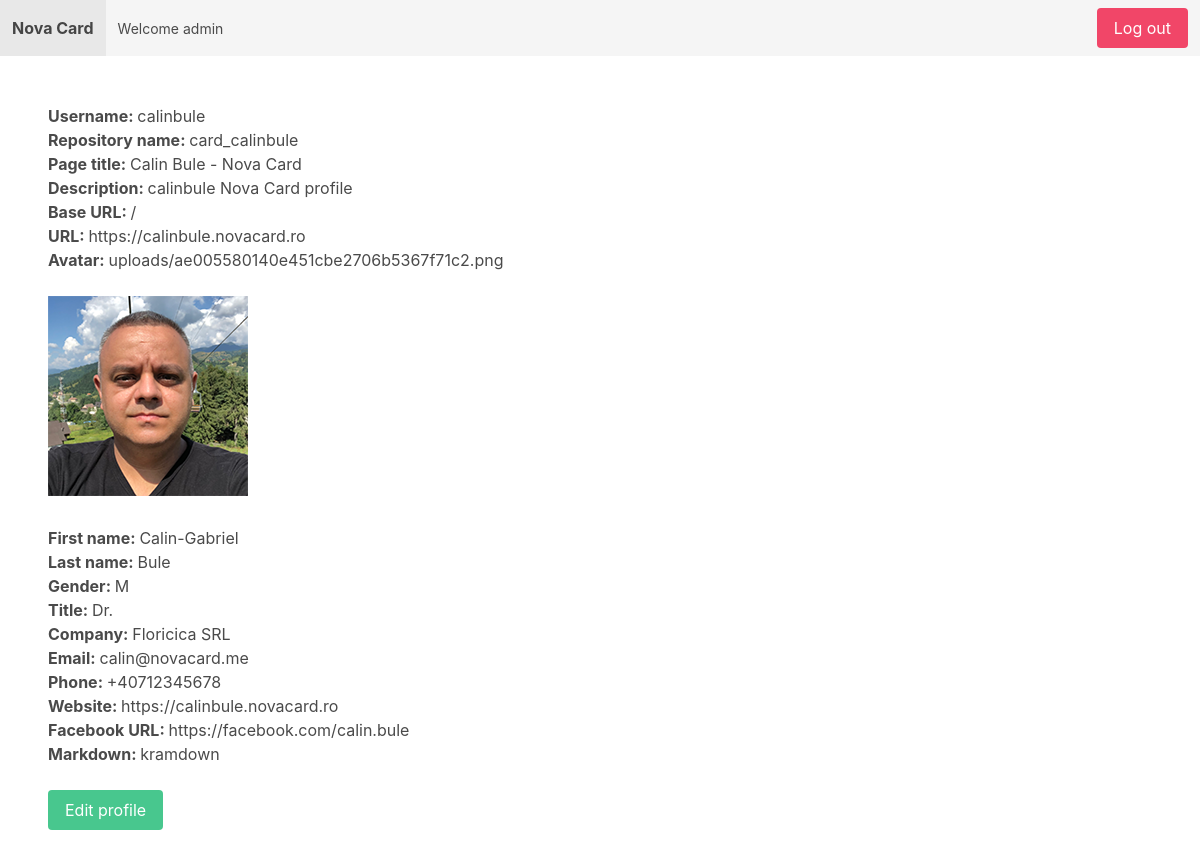
The page /card_profiles/profile/calinbule/ (signed in) on the database its author committed.
### apps/card_profile/models.py (models this page shows, shortened)
class Card_profile(models.Model):
    def path_and_rename(self, filename):
        upload_to = 'uploads'
        ext = filename.split('.')[-1]
        filename = '{}.{}'.format(uuid4().hex, ext)
        return os.path.join(upload_to, filename)
    MALE = 'M'
    FEMALE = 'F'
    CHOICES_GENDER = (
        (MALE, 'M'),
        (FEMALE, 'F'),
    )
    username = models.CharField(max_length=255, unique=True)
    repository_name = models.CharField(max_length=255, unique=True)
    page_title = models.CharField(max_length=255)
    description = models.CharField(max_length=255)
    baseurl = models.CharField(max_length=255, default="/")
    url = models.URLField(max_length=200, unique=True)
    avatar = models.ImageField(upload_to=path_and_rename, height_field=None, width_field=None,
                               max_length=255, blank=True, null=True)
    first_name = models.CharField(max_length=255)
    last_name = models.CharField(max_length=255)
    gender = models.CharField(max_length=1, choices=CHOICES_GENDER)
    title = models.CharField(max_length=255, blank=True, null=True)
    company = models.CharField(max_length=255, blank=True, null=True)
    email = models.EmailField(max_length=254, unique=True)
    phone = models.CharField(max_length=255, blank=True, null=True)
    website = models.URLField(max_length=200, blank=True, null=True)
    facebook_url = models.URLField(max_length=200, blank=True, null=True)
    linkedin_url = models.URLField(max_length=200, blank=True, null=True)
    instagram_url = models.URLField(max_length=200, blank=True, null=True)
    pinterest_url = models.URLField(max_length=200, blank=True, null=True)
    twitter_url = models.URLField(max_length=200, blank=True, null=True)
    youtube_url = models.URLField(max_length=200, blank=True, null=True)
    snapchat_url = models.URLField(max_length=200, blank=True, null=True)
    whatsapp_url = models.URLField(max_length=200, blank=True, null=True)
    tiktok_url = models.URLField(max_length=200, blank=True, null=True)
    telegram_url = models.URLField(max_length=200, blank=True, null=True)
    skype_url = models.URLField(max_length=200, blank=True, null=True)
    github_url = models.URLField(max_length=200, blank=True, null=True)
    gitlab_url = models.URLField(max_length=200, blank=True, null=True)
    markdown = models.CharField(max_length=255, default="kramdown")

### apps/card_profile/views.py (the view)
# urls.py: path('profile/<str:username>/', view_profile, name='view_profile'),
@login_required
def view_profile(request, username):
    user_profile = get_object_or_404(Card_profile, username=username)
    return render(request, 'card_profile/view_profile.html', {'user_profile': user_profile})

### apps/card_profile/templates/card_profile/view_profile.html (shortened to what this page needs)
{% extends 'core/base.html' %}
{% block content %}
        {% if request.user.is_authenticated %}
                <b>Username: </b>{{ user_profile.username }}<br>
                <b>Repository name: </b>{{ user_profile.repository_name }}<br>
                <b>Page title: </b>{{ user_profile.page_title }}<br>
                <b>Description: </b>{{ user_profile.description }}<br>
                <b>Base URL: </b>{{ user_profile.baseurl }}<br>
                <b>URL: </b>{{ user_profile.url }}<br>
                        {% if user_profile.avatar %}
                        <b>Avatar: </b>{{ user_profile.avatar }}<br><br>
                        <img src="/media/{{ user_profile.avatar }}" alt="Avatar" width="200" height="200">
                {% endif %}<br><br>
                <b>First name: </b>{{ user_profile.first_name }}<br>
                <b>Last name: </b>{{ user_profile.last_name }}<br>
                <b>Gender: </b>{{ user_profile.gender }}<br>
                {% if user_profile.title %}<b>Title: </b>{{ user_profile.title }}<br>{% endif %}
                {% if user_profile.company %}<b>Company: </b>{{ user_profile.company }}<br>{% endif %}
                <b>Email: </b>{{ user_profile.email }}<br>
                {% if user_profile.phone %}<b>Phone: </b>{{ user_profile.phone }}<br>{% endif %}
                {% if user_profile.website %}<b>Website: </b>{{ user_profile.website }}<br>{% endif %}
                {% if user_profile.facebook_url %}<b>Facebook URL: </b>{{ user_profile.facebook_url }}<br>{% endif %}
                <b>Markdown: </b>{{ user_profile.markdown }}<br>
                <br>
                <a href="{% url 'edit_profile' user_profile.username %}" class="button is-success">Edit profile</a>
        {% endif %}
{% endblock %}

### apps/core/templates/core/base.html (shortened to what this page needs)
<!DOCTYPE html>
<html>
    <head>
        {% load static %}
        <link rel="stylesheet" href="https://cdn.jsdelivr.net/npm/bulma@0.9.0/css/bulma.min.css">
        <link rel="stylesheet" type="text/css" href="{% static 'core/style.css' %}">
    </head>
    <body>
        <nav class="navbar is-light">
            <div class="navbar-brand">
                <a href="{% url 'frontpage' %}" class="navbar-item"><strong>Nova Card</strong></a>
            </div>
            {% if user.is_authenticated %}
                <p class="navbar-item"><small class='is-subtitle'>Welcome {{ user.get_username }}</small></p>
            {% endif %}
            <div class="navbar-menu">
                <div class="navbar-end">
                    <div class="navbar-item">
                        <div class="buttons">
                            {% if request.user.is_authenticated %}
                                <a href="{% url 'logout' %}" class="button is-danger">Log out</a>
                            {% else %}
                                <a href="{% url 'login' %}" class="button is-light">Log in</a>
                            {% endif %}
                        </div>
                    </div>
                </div>
            </div>
        </nav>
        <section class="section">
            {% block content %}
            {% endblock %}
        </section>
    </body>
</html>

### apps/core/static/core/style.css (style rules this page uses)
html { scroll-behavior: smooth; }

### rows shown on the page
Card_profile: username "calinbule", repository_name "card_calinbule", page_title "Calin Bule - Nova Card", description "calinbule Nova Card profile", baseurl "/", url "https://calinbule.novacard.ro", avatar "uploads/ae005580140e451cbe2706b5367f71c2.png", avatar (picture), first_name "Calin-Gabriel", last_name "Bule", gender "M", title "Dr.", company "Floricica SRL", email "calin@novacard.me", phone "+40712345678", website "https://calinbule.novacard.ro", facebook_url "https://facebook.com/calin.bule", markdown "kramdown"

### other values the page prints
{{ user.get_username }} "admin"
